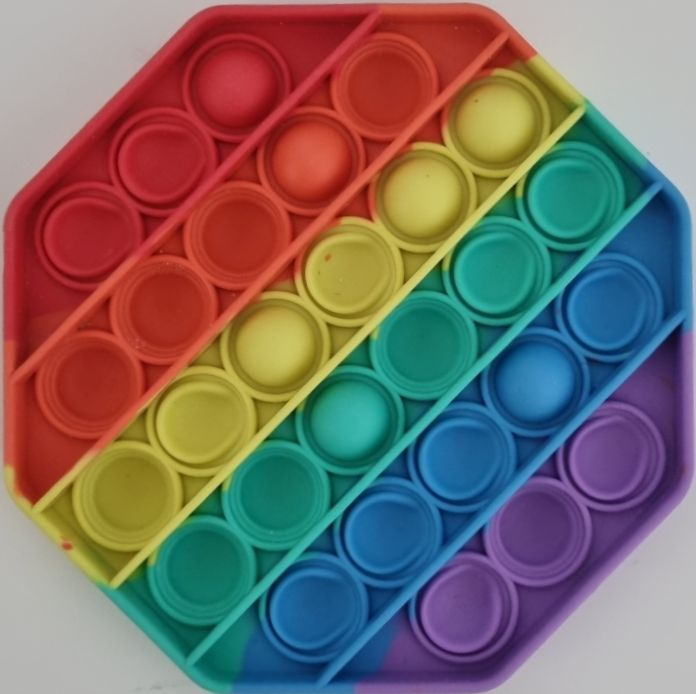
#> input picture pop_resize_022.jpg, 696 x 694 px
$ python real_final.py
#> lines starting #> are read from the running program, lines starting #| are printed output that depends on the picture; after the words box and inside, x2 and y2 are one past the last pixel; in counts of white or black regions, pixels touching at a corner belong together
# -*- coding: utf-8 -*-
"""
Created on Fri Nov 26 03:18:30 2021

@author: Coding
"""
#========================================Library import========
import cv2 # opencv import
import numpy as np # numpy import
#========================================Library import========

# 이미지 열기
filename = "pop_resize_022.jpg" # 입력 이미지 파일명을 적으세요.

#========================================create List data======
state = [0]*28 # 각 푸시팝의 상태를 데이터 리스트로 저장
data=[] # 흰색 픽셀 데이터 리스트 생성
#========================================create List data======

#========================================load image============
first = cv2.imread(filename, cv2.IMREAD_COLOR)
#> first is the input picture: shape (694, 696, 3); mean B, G, R 104.1, 108.7, 121.2
img = cv2.resize(first, dsize=(800, 800), interpolation=cv2.INTER_AREA)
first_copy = img.copy()
hsv = cv2.cvtColor(first_copy, cv2.COLOR_BGR2HSV)
#> hsv: shape (800, 800, 3); mean H, S, V 74.3, 155.3, 157.6
#===== 이미지 회전 =============================================
Degree=0
while True:
    if (hsv[0,0,0]>115 and hsv[0,0,0]<150):
        break
    height, width, channel = img.shape
    matrix = cv2.getRotationMatrix2D((width/2, height/2), 45*Degree, 1)
    Warp = cv2.warpAffine(first_copy, matrix, (width, height))         #돌린사진
    Crop = Warp[0:130 , 250:550]
    resize = cv2.resize(Crop, (1,1))
    hsv = cv2.cvtColor(resize, cv2.COLOR_BGR2HSV)
    Degree+=1
#> this loop made 5 passes
#> (resize, hsv) on passes 1 to 4: ([[39, 43, 173]], [[1, 197, 173]]), ([[121, 204, 189]], [[35, 104, 204]]), ([[135, 82, 23]], [[104, 212, 135]]), ([[116, 51, 83]], [[135, 143, 116]])
#> pass 1, `Crop = Warp[0:130 , 250:550]`:
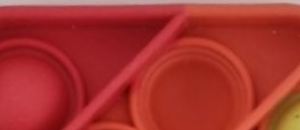
#> Crop: shape (130, 300, 3); mean B, G, R 45.7, 50, 168.3
#> after the loop, Degree = 4
#================== 이미지 선명도 증가 함수===========
def img_Contrast(Warp):
    lab = cv2.cvtColor(Warp, cv2.COLOR_BGR2LAB)
#> lab: shape (800, 800, 3); mean of channels 0, 1, 2 94, 137.6, 136.4
    l, a, b = cv2.split(lab)
    clahe = cv2.createCLAHE(clipLimit=3.0, tileGridSize=(9, 9))
    cl = clahe.apply(l)
    limg = cv2.merge((cl, a, b))
#> limg: shape (800, 800, 3); mean of channels 0, 1, 2 102.7, 137.6, 136.4
    final = cv2.cvtColor(limg, cv2.COLOR_LAB2BGR)
    return final
img_c = img_Contrast(Warp)
#=====================================================

#=========================================이미지 가공파트==========
img_gray = cv2.cvtColor(img_c, cv2.COLOR_BGR2GRAY) # 이미지 그레이스케일

img_stratched = cv2.normalize(img_gray, None, 0, 255, cv2.NORM_MINMAX) # 히스토그램 스트레칭은 NORM_MINMAX

clahe = cv2.createCLAHE(clipLimit=2.0, tileGridSize=(8,8))
img2 = clahe.apply(img_stratched)
#========================TOPHAT filter를 통해서 밝은 부분을 강조======
kernel1 = cv2.getStructuringElement(cv2.MORPH_RECT, (85,85))
tophat = cv2.morphologyEx(img2, cv2.MORPH_TOPHAT, kernel1)
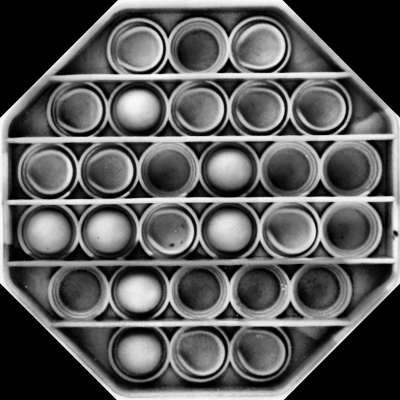
#> tophat: shape (800, 800) (shown at 1/2 size); min 0, max 255, mean 89.7
#====================================================================

img_binary = cv2.adaptiveThreshold(img_gray,255,cv2.ADAPTIVE_THRESH_GAUSSIAN_C,cv2.THRESH_BINARY,15,3)
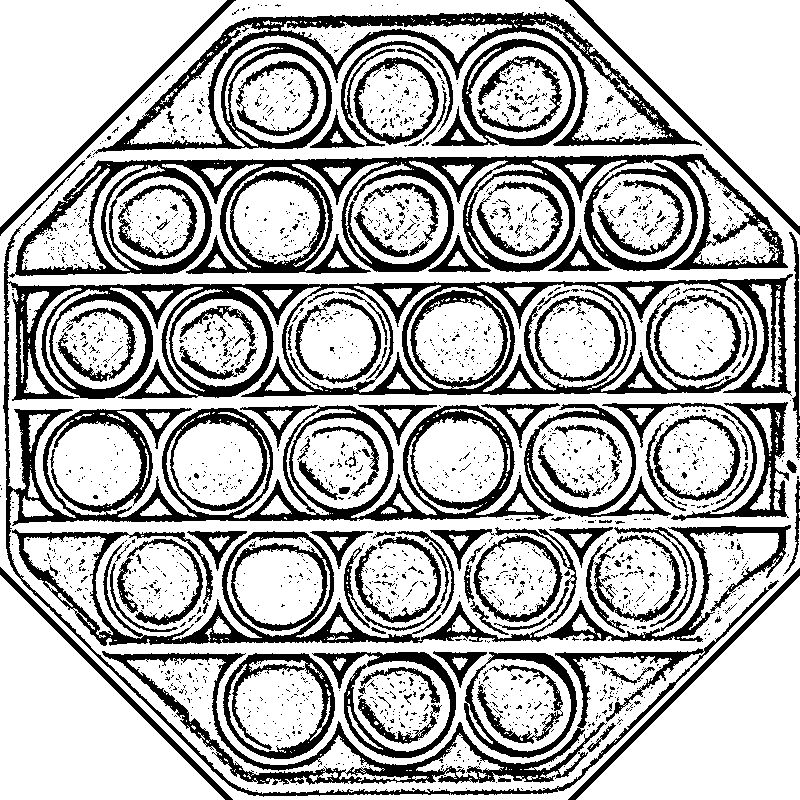
#> img_binary: shape (800, 800); 70.8% white; 2239 black regions (2085 under 20 px), largest, box (x1, y1, x2, y2) and area: (3, 160, 793, 797) 57790, (9, 154, 788, 278) 25353, (12, 525, 791, 646) 14315


#===== Mopolgy2 =============================================
# 모폴로지 연산(침식 or 팽창)
kernel_size_row = 3 # 이 값이 커질수록 침식 또는 팽창 효과가 강해집니다 (기본값 : 3)
kernel_size_col = 3 # 이 값이 커질수록 침식 또는 팽창 효과가 강해집니다 (기본값 : 3)

kernel = np.ones((kernel_size_row, kernel_size_col), np.uint8)

erosion_image = cv2.erode(img_binary, kernel, iterations=1)  # 침식연산이 적용된 이미지
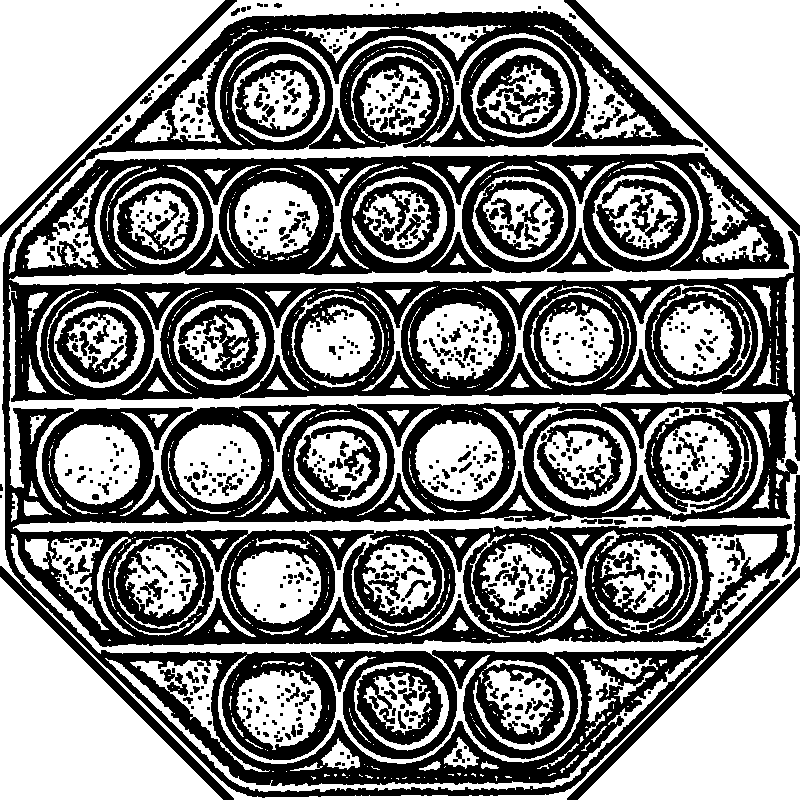
#> erosion_image: shape (800, 800); 51.7% white; 666 black regions (363 under 20 px), largest, box (x1, y1, x2, y2) and area: (2, 0, 800, 798) 255315, (644, 414, 742, 512) 3066, (357, 666, 443, 745) 2936
                                                           # iterations를 2 이상으로 설정하면 반복
dilation_image = cv2.dilate(img_binary, kernel, iterations=1)  # 팽창연산이 적용된 이미지
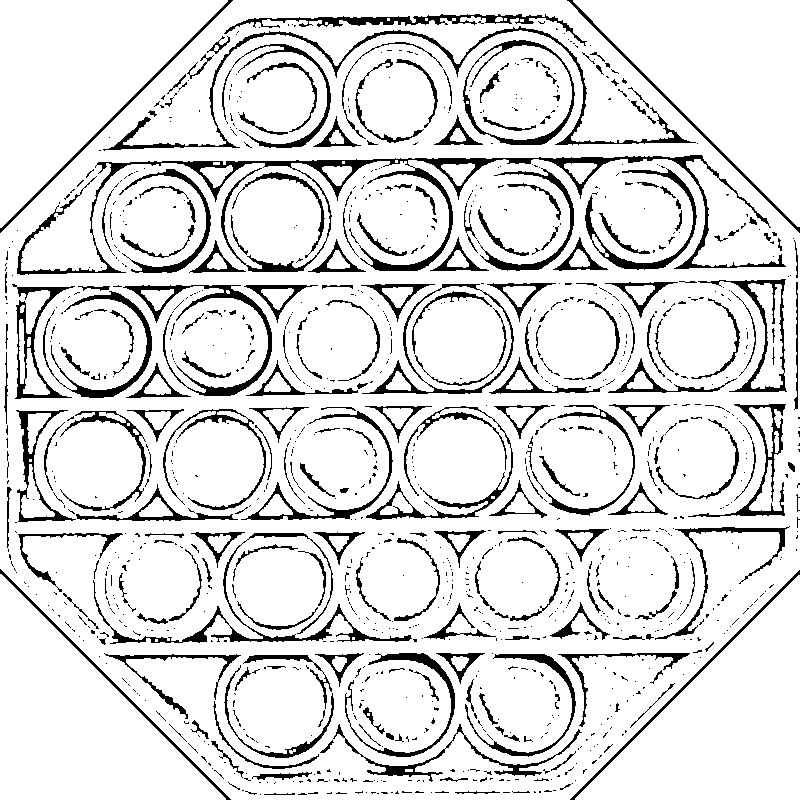
#> dilation_image: shape (800, 800); 87.4% white; 1183 black regions (937 under 20 px), largest, box (x1, y1, x2, y2) and area: (17, 155, 786, 275) 7846, (103, 26, 696, 151) 3033, (93, 533, 412, 644) 2360
                                                             # iterations를 2 이상으로 설정하면 반복 적용됨
#==========================================================

denoise3 = cv2.medianBlur(erosion_image, 1) # medianBlur를 통해서 이미지의 노이즈를 제거

#=========================================이미지 가공파트==========

circles = cv2.HoughCircles(denoise3, cv2.HOUGH_GRADIENT, 2, 90, param1 = 200, param2 =85, minRadius = 44, maxRadius = 63)
#> circles = 28 rows, first 8: [397, 97, 57.4], [583, 455, 61.8], [701, 459, 61.8], [641, 217, 57.4], [455, 461, 59.6], [521, 699, 59.6], [149, 583, 53], [275, 219, 57.4]
circles = np.uint16(np.around(circles))
#> circles = 28 rows, first 8: [397, 97, 57], [583, 455, 62], [701, 459, 62], [641, 217, 57], [455, 461, 60], [521, 699, 60], [149, 583, 53], [275, 219, 57]
for i in circles[0]:
    #x,y는 원의 중심값
    x = i[0].item() # 원 중심의 x좌표
    y = i[1].item() # 원 중심의 y좌표
    img_circle = cv2.circle(img_c, (x,y), 50, (255, 255, 255), 2) # 원을 그림
    img_crop = tophat[y-25:y+25,x-25:x+25] # 이미지 크롭
    pix_sum = np.sum(img_crop) # 픽셀값을 모두 더하기
    pix_sum_cnt = int((pix_sum/255)) # 이미지에서 흰색 픽셀의 개수에 해당
    data.append(pix_sum_cnt) # 픽셀수를 다 더해서 data 리스트에 하나씩 담음
    if 850<=pix_sum_cnt<1600: # 불량의 경우
#=====================================조건문에 맞춰서 text를 중심에 넣고 state변수에 각 푸시팝의 state를 추가====
        cv2.putText(img_c, 'error', (x-20,y), cv2.FONT_HERSHEY_SIMPLEX, 0.5, (0,0,255), 3)
        if 200 > y:
            if 200 < x < 300:
                state[0] = 3
            if 300 < x < 450:
                state[1] = 3
            if 450 < x:
                state[2] = 3
        if 200 < y < 300:
            if 200 > x:
                state[3] = 3
            if 200 < x < 300:
                state[4] = 3
            if 300 < x < 500:
                state[5] = 3
            if 500 < x < 600:
                state[6] = 3
            if 600 < x:
                state[7] = 3
        if 300 < y < 400:
            if 200 > x:
                state[8] = 3
            if 200 < x < 300:
                state[9] = 3
            if 300 < x < 400:
                state[10] = 3
            if 400 < x < 500:
                state[11] = 3
            if 500 < x < 600:
                state[12] = 3
            if 600 < x :
                state[13] = 3
        if 400 < y < 500:
            if 200 > x:
                state[14] = 3
            if 200 < x < 300:
                state[15] = 3
            if 300 < x < 400:
                state[16] = 3
            if 400 < x < 500:
                state[17] = 3
            if 500 < x < 600:
                state[18] = 3
            if 600 < x :
                state[19] = 3
        if 500 < y < 650:
            if 200 > x:
                state[20] = 3
            if 200 < x < 300:
                state[21] = 3
            if 300 < x < 500:
                state[22] = 3
            if 500 < x < 600:
                state[23] = 3
            if 600 < x:
                state[24] = 3
        if 650 < y :
            if 200 < x < 300:
                state[25] = 3
            if 300 < x < 450:
                state[26] = 3
            if 450 < x:
                state[27] = 3
    elif 850>pix_sum_cnt:   # 눌림의 경우
        cv2.putText(img_c, 'normal', (x-20,y), cv2.FONT_HERSHEY_SIMPLEX, 0.5, (255,0,0), 3)
        if 200 > y:
            if 200 < x < 300:
                state[0] = 2
            if 300 < x < 450:
                state[1] = 2
            if 450 < x:
                state[2] = 2
        if 200 < y < 300:
            if 200 > x:
                state[3] = 2
            if 200 < x < 300:
                state[4] = 2
            if 300 < x < 500:
                state[5] = 2
            if 500 < x < 600:
                state[6] = 2
            if 600 < x:
                state[7] = 2
        if 300 < y < 400:
            if 200 > x:
                state[8] = 2
            if 200 < x < 300:
                state[9] = 2
            if 300 < x < 400:
                state[10] = 2
            if 400 < x < 500:
                state[11] = 2
            if 500 < x < 600:
                state[12] = 2
            if 600 < x :
                state[13] = 2
        if 400 < y < 500:
            if 200 > x:
                state[14] = 2
            if 200 < x < 300:
                state[15] = 2
            if 300 < x < 400:
                state[16] = 2
            if 400 < x < 500:
                state[17] = 2
            if 500 < x < 600:
                state[18] = 2
            if 600 < x :
                state[19] = 2
        if 500 < y < 650:
            if 200 > x:
                state[20] = 2
            if 200 < x < 300:
                state[21] = 2
            if 300 < x < 500:
                state[22] = 2
            if 500 < x < 600:
                state[23] = 2
            if 600 < x:
                state[24] = 2
        if 650 < y :
            if 200 < x < 300:
                state[25] = 2
            if 300 < x < 450:
                state[26] = 2
            if 450 < x:
                state[27] = 2
    elif 1600<pix_sum_cnt:  # 볼록의 경우
        cv2.putText(img_c, 'normal', (x-20,y), cv2.FONT_HERSHEY_SIMPLEX, 0.5, (255,0,0), 3)
        if 200 > y :
            if 200 < x < 300:
                state[0] = 1
            if 300 < x < 450:
                state[1] = 1
            if 450 < x:
                state[2] = 1
        if 200 < y < 300:
            if 200 > x:
                state[3] = 1
            if 200 < x < 300:
                state[4] = 1
            if 300 < x < 500:
                state[5] = 1
            if 500 < x < 600:
                state[6] = 1
            if 600 < x:
                state[7] = 1
        if 300 < y < 400:
            if 200 > x:
                state[8] = 1
            if 200 < x < 300:
                state[9] = 1
            if 300 < x < 400:
                state[10] = 1
            if 400 < x < 500:
                state[11] = 1
            if 500 < x < 600:
                state[12] = 1
            if 600 < x :
                state[13] = 1
        if 400 < y < 500:
            if 200 > x:
                state[14] = 1
            if 200 < x < 300:
                state[15] = 1
            if 300 < x < 400:
                state[16] = 1
            if 400 < x < 500:
                state[17] = 1
            if 500 < x < 600:
                state[18] = 1
            if 600 < x :
                state[19] = 1
        if 500 < y < 650:
            if 200 > x:
                state[20] = 1
            if 200 < x < 300:
                state[21] = 1
            if 300 < x < 500:
                state[22] = 1
            if 500 < x < 600:
                state[23] = 1
            if 600 < x:
                state[24] = 1
        if 650 < y :
            if 200 < x < 300:
                state[25] = 1
            if 300 < x < 450:
                state[26] = 1
            if 450 < x:
                state[27] = 1
#> this loop made 28 passes
#> (i, x, y, pix_sum, pix_sum_cnt) on passes 1 to 8: ([397, 97, 57], 397, 97, 154141, 604), ([583, 455, 62], 583, 455, 272602, 1069), ([701, 459, 62], 701, 459, 161211, 632), ([641, 217, 57], 641, 217, 237876, 932), ([455, 461, 60], 455, 461, 509177, 1996), ([521, 699, 60], 521, 699, 228801, 897), ([149, 583, 53], 149, 583, 138509, 543), ([275, 219, 57], 275, 219, 541139, 2122)
#> pass 1, `img_crop = tophat[y-25:y+25,x-25:x+25]`:
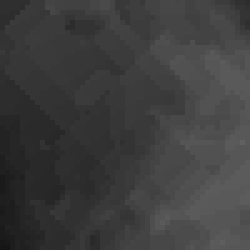
#> img_crop: shape (50, 50) (shown 5 times larger); min 21, max 97, mean 61.7
#> after the loop:
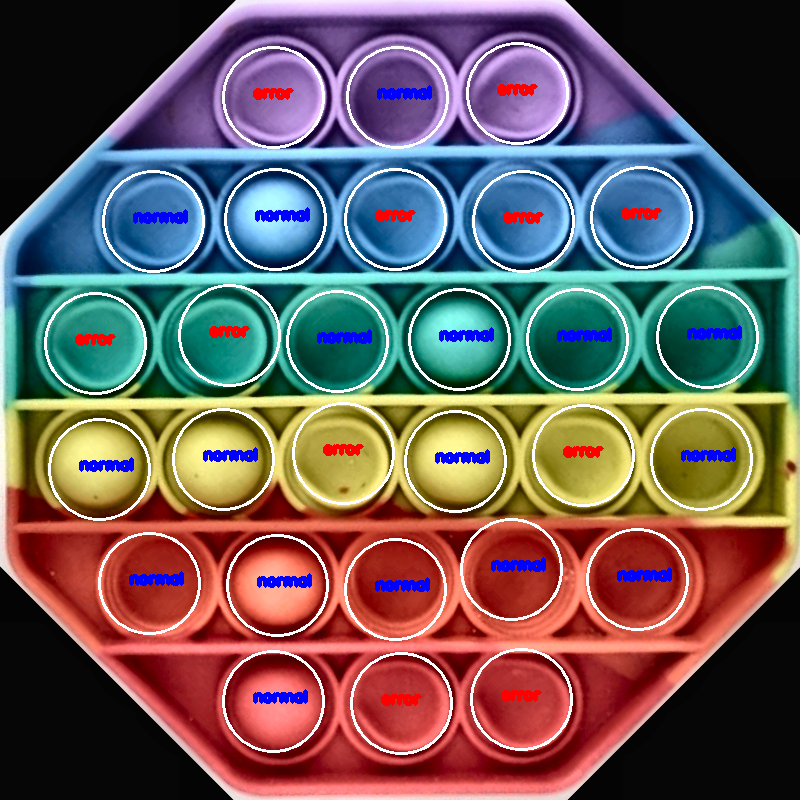
#> img_c: shape (800, 800, 3); mean B, G, R 91.8, 91.5, 107.1
#> after the loop, data = 28 values, max 2145 at index 24, min 514 at index 14, mean 1120.9; state = 28 values, max 3 at index 0, min 1 at index 4, mean 2.14
#=====================================================================
#================================================알고리즘 출력값 확인==
#sor = np.sort(data)
#print(sor)
print(state) # state가 정상적으로 출력되는지 확인
#| [3, 2, 3, 2, 1, 3, 3, 3, 3, 3, 2, 1, 2, 2, 1, 1, 3, 1, 3, 2, 2, 1, 2, 2, 2, 1, 3, 3]
#================================================알고리즘 출력값 확인==

# 예측 결과 txt로 제출(성능평가에 사용, 이 부분은 수정하지 마시오)
txt_name = str( 'answer(' ) + filename + str( ').txt' )
f = open(txt_name, mode='wt', encoding='utf-8')
for i in range(28):
    f.write('%s\n' %str(state[i])) # 예측 결과
f.close()

# 시각화 결과 표시(예측 결과 확인용, 이 부분은 수정하지 마시오)
cv2.imshow('visualization', img_c) # 시각화
cv2.imshow('visualization2', tophat) # 시각화
cv2.waitKey(0)
cv2.destroyAllWindows()
